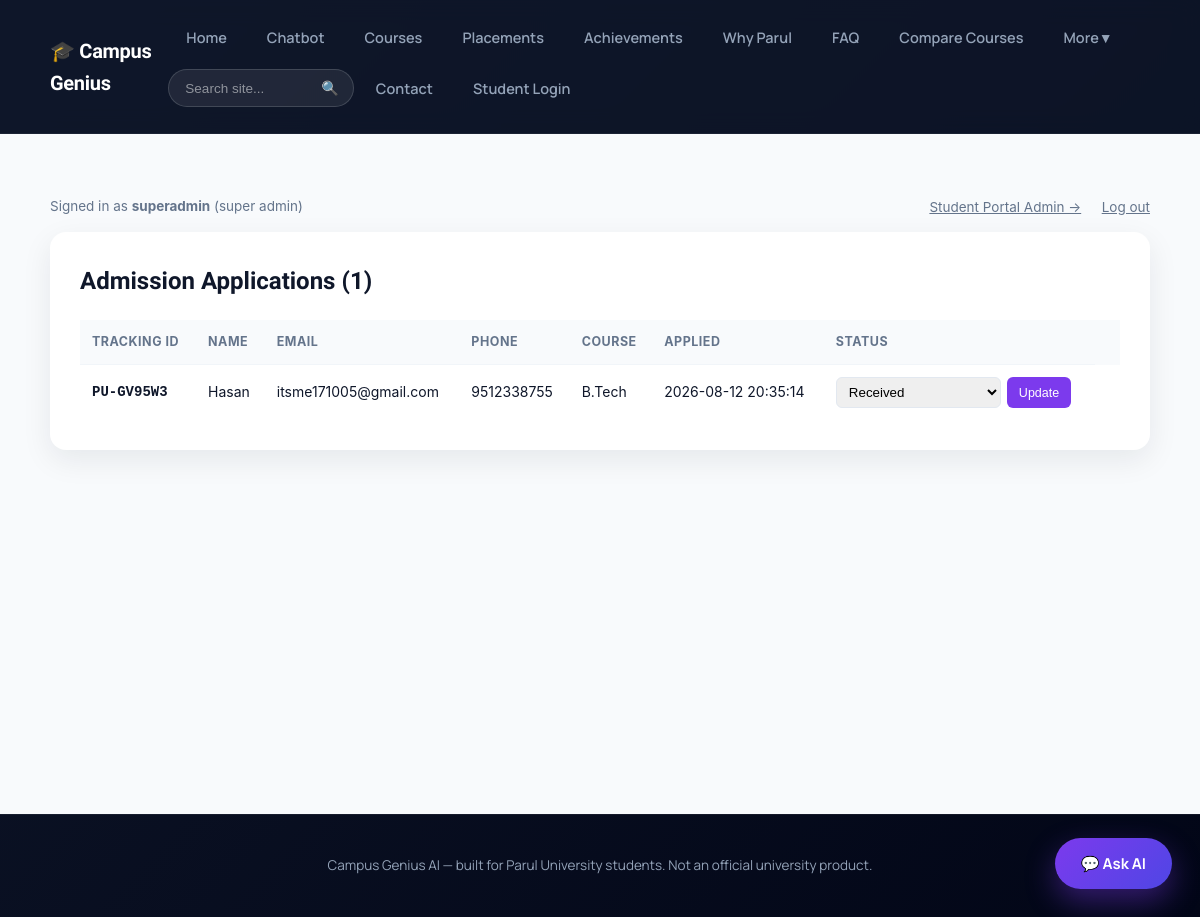
The app's page /admin/applications (signed in) with its own data.
### tables this page shows
CREATE TABLE admin_users (
            id INTEGER PRIMARY KEY AUTOINCREMENT,
            username TEXT UNIQUE NOT NULL,
            password_hash TEXT NOT NULL,
            role TEXT NOT NULL,
            active INTEGER DEFAULT 1,
            created_at TIMESTAMP DEFAULT CURRENT_TIMESTAMP
        );

CREATE TABLE applications (
            id INTEGER PRIMARY KEY AUTOINCREMENT,
            tracking_id TEXT UNIQUE NOT NULL,
            name TEXT NOT NULL,
            email TEXT NOT NULL,
            phone TEXT,
            course TEXT,
            status TEXT DEFAULT 'Received',
            created_at TIMESTAMP DEFAULT CURRENT_TIMESTAMP
        );

### backend/app.py (the view)
@app.route("/admin/applications", methods=["GET", "POST"])
def admin_applications():
    admin = current_admin()
    if not admin:
        return redirect(url_for("admin_login", next=url_for("admin_applications")))
    if not admin_auth.can_access(admin["role"], "applications"):
        flash("Your admin role doesn't have access to Applications.")
        return redirect(url_for("admin_portal"))
    if request.method == "POST" and "status_update" in request.form:
        tid = request.form.get("tracking_id", "")
        new_status = request.form.get("status_update", "")
        prospective.update_application_status(tid, new_status)
        return redirect(url_for("admin_applications"))
    return render_template(
        "admin_applications.html",
        logged_in=True,
        admin=admin,
        applications=prospective.list_applications(),
        statuses=prospective.APPLICATION_STATUSES
    )

### backend/admin_auth.py (called while the page is built)
def get_admin_by_id(admin_id):
    conn = get_connection()
    row = conn.execute(
        "SELECT * FROM admin_users WHERE id = ?", (admin_id,)
    ).fetchone()
    conn.close()
    return dict(row) if row else None

def can_access(role, tab_or_page):
    if role == "super_admin":
        return True
    return tab_or_page in ROLE_PERMISSIONS.get(role, set())

### backend/app.py (called while the page is built, shortened)
@app.after_request
def set_security_headers(response):
    response.headers["X-Content-Type-Options"] = "nosniff"
    response.headers["X-Frame-Options"] = "DENY"
    response.headers["Referrer-Policy"] = "strict-origin-when-cross-origin"
    if request.path.startswith("/static/"):
        response.headers["Cache-Control"] = "public, max-age=604800"  # 7 days
    return response

@app.context_processor
def inject_csrf_token():
    return {"csrf_token": lambda: security.generate_csrf_token(session)}

@app.before_request
def enforce_csrf():
    if request.method != "POST":
        return None

def current_admin():
    admin_id = session.get("admin_id")
    if not admin_id:
        return None
    login_time = session.get("admin_login_time")
    if login_time and (time.time() - login_time) > ADMIN_SESSION_MAX_AGE.total_seconds():
        session.pop("admin_id", None)
        session.pop("admin_role", None)
        session.pop("admin_username", None)
        session.pop("admin_login_time", None)
        return None
    admin = admin_auth.get_admin_by_id(admin_id)
    if not admin or not admin["active"]:
        session.pop("admin_id", None)
        session.pop("admin_role", None)
        session.pop("admin_username", None)
        return None
    return admin

### backend/database.py (called while the page is built)
def get_connection():
    conn = sqlite3.connect(DB_PATH)
    conn.row_factory = sqlite3.Row
    return conn

### backend/prospective.py (called while the page is built)
def list_applications():
    conn = get_connection()
    rows = conn.execute(
        "SELECT * FROM applications ORDER BY created_at DESC"
    ).fetchall()
    conn.close()
    return [dict(r) for r in rows]

### backend/security.py (called while the page is built)
def generate_csrf_token(session):
    if "_csrf_token" not in session:
        session["_csrf_token"] = secrets.token_hex(16)
    return session["_csrf_token"]

### templates/admin_applications.html (shortened to what this page needs)
{% extends "base.html" %}
{% block content %}
<div class="admin-page">
    {% if not logged_in %}
    <div class="admin-wrap">
        <p style="color:#64748b;font-size:13.5px;">Please <a href="{{ url_for('admin_login') }}">log in</a> to access this area.</p>
    </div>
    {% else %}
    <div class="admin-logout" style="display:flex;justify-content:space-between;align-items:center;">
        <span style="color:#64748b;font-size:13.5px;">Signed in as <strong>{{ admin.username }}</strong> ({{ admin.role.replace('_', ' ') }})</span>
        <span>
            <a href="{{ url_for('admin_portal') }}" style="margin-right:16px;">Student Portal Admin →</a>
            <a href="{{ url_for('admin_logout') }}">Log out</a>
        </span>
    </div>
    <div class="admin-table-wrap">
        <h2>Admission Applications ({{ applications|length }})</h2>
        <table class="apps-table">
            <thead>
                <tr>
                    <th>Tracking ID</th>
                    <th>Name</th>
                    <th>Email</th>
                    <th>Phone</th>
                    <th>Course</th>
                    <th>Applied</th>
                    <th>Status</th>
                    <th></th>
                </tr>
            </thead>
            <tbody>
                {% for app in applications %}
                <tr>
                    <td class="tid">{{ app.tracking_id }}</td>
                    <td>{{ app.name }}</td>
                    <td>{{ app.email }}</td>
                    <td>{{ app.phone }}</td>
                    <td>{{ app.course }}</td>
                    <td>{{ app.created_at }}</td>
                    <td>
                        <form method="POST" action="{{ url_for('admin_applications') }}" style="display:flex;gap:6px;">
                            <select name="status_update">
                                {% for s in statuses %}
                                <option value="{{ s }}" {{ 'selected' if s == app.status else '' }}>{{ s }}</option>
                                {% endfor %}
                            </select>
                            <button type="submit">Update</button>
                        </form>
                    </td>
                </tr>
                {% endfor %}
            </tbody>
        </table>
    </div>
    {% endif %}
</div>
{% endblock %}

### static/css/style.css (style rules this page uses)
body { font-family: 'Inter', system-ui, -apple-system, sans-serif; color: #1e293b; line-height: 1.6; }

### templates/base.html (style rules this page uses)
:root { --brand-primary: #7c3aed; --brand-primary-dark: #6d28d9; --brand-secondary: #4f46e5; --brand-dark: #0f172a; --brand-darker: #020617; --text-light: #f1f5f9; --text-muted: #94a3b8; --font-display: 'Sora', system-ui, sans-serif; --font-body: 'Manrope', system-ui, sans-serif; }
* { box-sizing: border-box; }
body { margin: 0; font-family: var(--font-body); background: linear-gradient(135deg, var(--brand-dark), var(--brand-darker)); color: white; -webkit-font-smoothing: antialiased; }
h1, h2, h3, h4, .navbar b { font-family: var(--font-display); }

### templates/admin_applications.html (style rules this page uses)
.admin-page { background: #f8fafc; color: #0f172a; font-family: 'Inter', system-ui, -apple-system, sans-serif; min-height: 85vh; padding: 60px 20px; }
.admin-table-wrap { max-width: 1100px; margin: 0 auto; background: white; border-radius: 16px; padding: 30px; box-shadow: 0 10px 30px rgba(15,23,42,0.08); overflow-x: auto; }
.admin-table-wrap h2 { margin-top: 0; }
table.apps-table { width: 100%; border-collapse: collapse; font-size: 14px; }
table.apps-table th { text-align: left; padding: 12px; background: #f8fafc; font-size: 12.5px; text-transform: uppercase; letter-spacing: 0.5px; color: #64748b; }
table.apps-table td { padding: 12px; border-top: 1px solid #f1f5f9; vertical-align: middle; }
table.apps-table select { padding: 6px 8px; border-radius: 6px; border: 1px solid #e2e8f0; }
table.apps-table button { padding: 6px 12px; border: none; border-radius: 6px; background: #7c3aed; color: white; cursor: pointer; font-size: 12.5px; }
.tid { font-family: monospace; font-weight: 700; }
.admin-logout { display: block; text-align: right; max-width: 1100px; margin: 0 auto 12px; }
.admin-logout a { color: #64748b; font-size: 13.5px; }

### records on screen
admin_users: username "superadmin", role.replace "super admin"
applications: tracking_id "PU-GV95W3", name "Hasan", email "itsme171005@gmail.com", phone "9512338755", course "B.Tech", created_at "2026-08-12 20:35:14"

### other values on screen
{{ applications|length }} "1"
form field status_update "Received"
